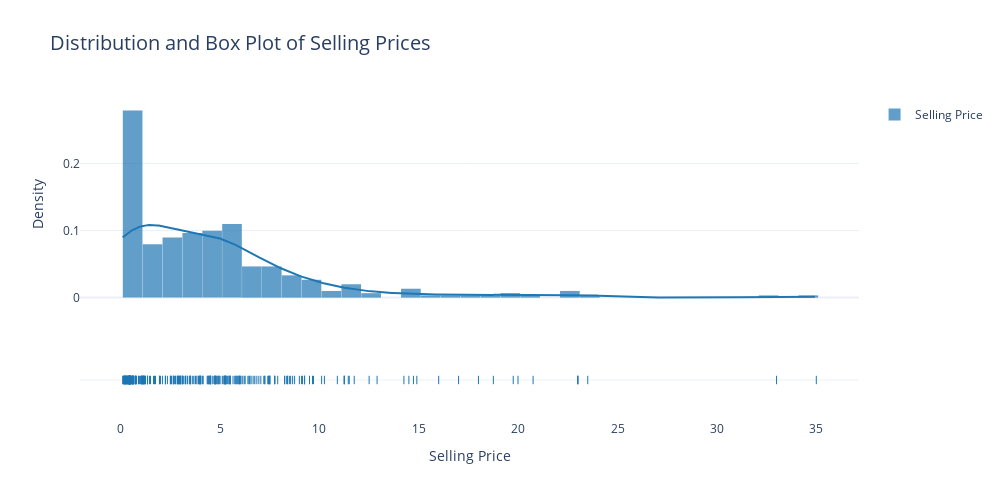

Source (notebook cell):
### Code cell
import plotly.figure_factory as ff

fig = ff.create_distplot([df['Selling_Price']], ['Selling Price'],
                         show_hist=True,
                         show_rug=True)

fig.update_layout(
    title_text='Distribution and Box Plot of Selling Prices',  # Başlık metni
    title_font_size=20,  # Başlık font büyüklüğü
    xaxis_title_text='Selling Price',  # X eksen başlığı
    yaxis_title_text='Density',  # Y eksen başlığı
    template='plotly_white',  # Arka planı beyaz yapıyoruz
    width=1000,  # Grafiğin genişliği
    height=500,  # Grafiğin yüksekliği
    bargap=0.01,  # Barlar arası boşluk
)

fig.show()

# tree based modeller outlierlara karşı çok robustdur(güçlüdür).
# Ancak küçük regression datalarında bu durum geçerli değildir.
# Küçük regression datalarında outlier dağerler düştüğü yapraklardaki ortalama fiyatları ciddi şekilde yükseltebiliğinden
# veya azaltabildiğinden eğitim için yetersiz olan bu outlier gözlemleri düşürmek tree based modellerde önem arzediyor.
#Ancak her zaman olduğu gibi hem outlierlar ile hem de outlierları düşürerek skorları karşılaştırıp farklarını görmeliyiz

# show_rug parametresi, veri noktalarının her birinin konumunu x ekseninde bir çizgi ile gösterir.
# Bu her bir gözlemin dağılımını ve yoğunluğunu daha ayrıntılı bir şekilde görmek için kullanışlıdır.

# Rug plot, genellikle histogram veya kernel density estimate (KDE) çizimlerinin altında yer alır.
# Her bir veri noktasını temsil eden küçük dikey çizgiler, veri setindeki değerlerin nerede yoğunlaştığını ve
# potansiyel olarak outlier ların nerede bulunduğunu gösterir.
# Bu özellik, veri setinin dağılımını anlamada faydalıdır çünkü rug plotlar veri noktalarının yığılma alanlarını ve
# nadir bulunan bölgeleri net bir şekilde gösterir.

### Figure 1 — Plotly figure (JSON) as saved in the notebook; plotly's stock layout.template omitted (floating-point values rounded to 4 significant figures; data arrays with more than 128 entries replaced by an {"elided": "..."} marker saying what was removed)
{"data": [{"histnorm": "probability density", "legendgroup": "Selling Price", "marker": {"color": "rgb(31, 119, 180)"}, "name": "Selling Price", "opacity": 0.7, "type": "histogram", "x": {"elided": "301 float values"}, "xaxis": "x", "xbins": {"end": 35, "size": 1, "start": 0.1}, "yaxis": "y"}, {"legendgroup": "Selling Price", "marker": {"color": "rgb(31, 119, 180)"}, "mode": "lines", "name": "Selling Price", "showlegend": false, "type": "scatter", "x": {"elided": "500 float values"}, "xaxis": "x", "y": {"elided": "500 float values"}, "yaxis": "y"}, {"legendgroup": "Selling Price", "marker": {"color": "rgb(31, 119, 180)", "symbol": "line-ns-open"}, "mode": "markers", "name": "Selling Price", "showlegend": false, "type": "scatter", "x": {"elided": "301 float values"}, "xaxis": "x", "y": {"elided": "301 str values"}, "yaxis": "y2"}], "layout": {"bargap": 0.01, "barmode": "overlay", "height": 500, "hovermode": "closest", "legend": {"traceorder": "reversed"}, "title": {"font": {"size": 20}, "text": "Distribution and Box Plot of Selling Prices"}, "width": 1000, "xaxis": {"anchor": "y2", "autorange": true, "domain": [0, 1], "range": [-2.049, 37.15], "title": {"text": "Selling Price"}, "type": "linear", "zeroline": false}, "yaxis": {"anchor": "free", "autorange": true, "domain": [0.35, 1], "position": 0, "range": [-0.01547, 0.2946], "title": {"text": "Density"}, "type": "linear"}, "yaxis2": {"anchor": "x", "autorange": true, "domain": [0, 0.25], "dtick": 1, "range": [-1, 1], "showticklabels": false, "type": "category"}}}
